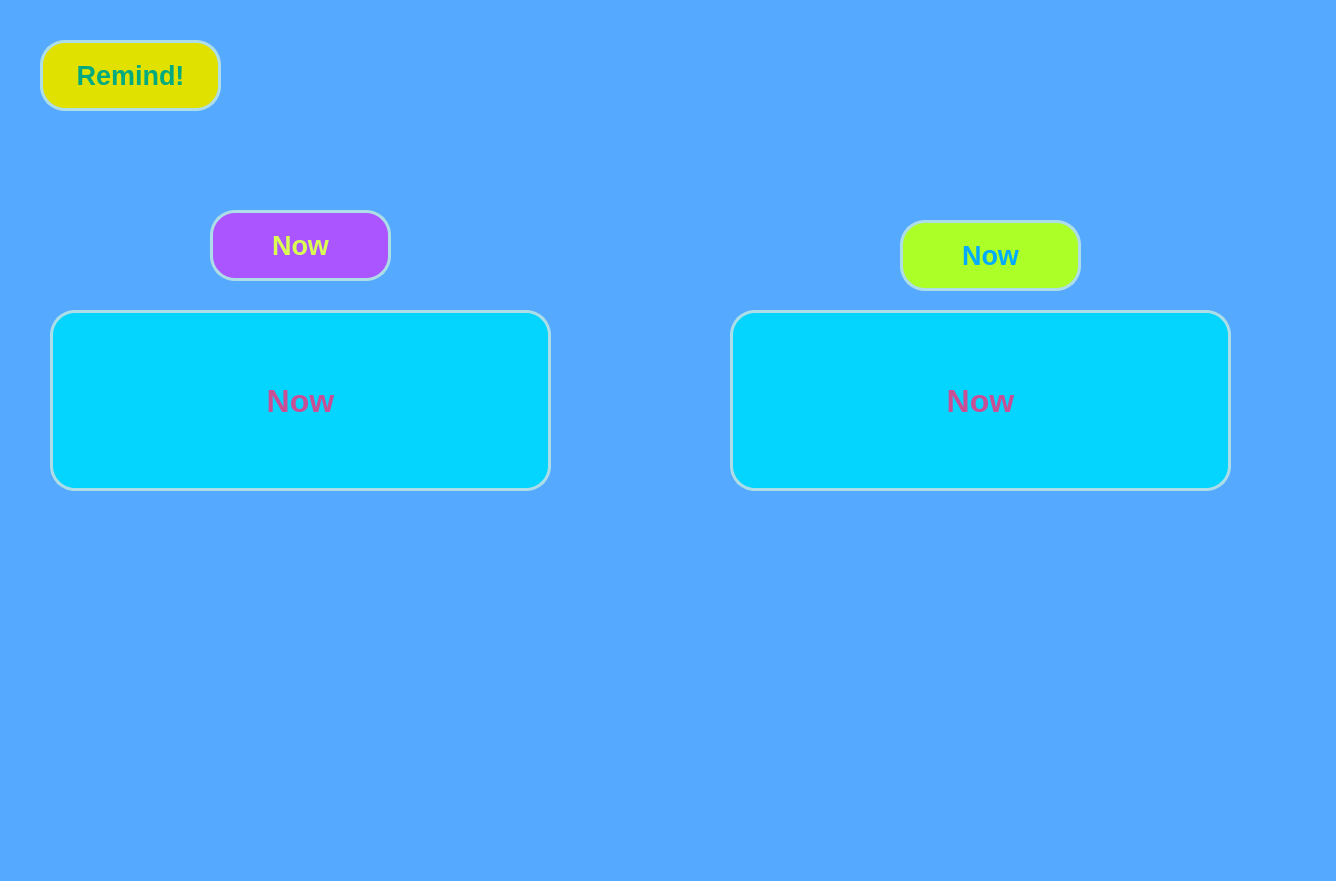
<?xml version="1.0" encoding="UTF-8"?>
<ui version="4.0">
 <class>Dialog</class>
 <widget class="QDialog" name="Dialog">
  <property name="geometry">
   <rect>
    <x>0</x>
    <y>0</y>
    <width>1336</width>
    <height>881</height>
   </rect>
  </property>
  <property name="windowTitle">
   <string>Dialog</string>
  </property>
  <property name="styleSheet">
   <string notr="true">color: rgb(70, 255, 153);
background-color: rgb(85, 170, 255);</string>
  </property>
  <widget class="QLabel" name="label_5">
   <property name="geometry">
    <rect>
     <x>40</x>
     <y>40</y>
     <width>181</width>
     <height>71</height>
    </rect>
   </property>
   <property name="font">
    <font>
     <pointsize>20</pointsize>
     <weight>75</weight>
     <italic>false</italic>
     <bold>true</bold>
    </font>
   </property>
   <property name="styleSheet">
    <string notr="true">* {
	background-color: rgb(225, 225, 0);
color: rgb(0, 170, 127);
border-width: 3px;
border-style: solid;
border-radius: 25px;
border-color: rgb(173, 221, 231);
font: bold;
}
</string>
   </property>
   <property name="text">
    <string>Remind!</string>
   </property>
   <property name="alignment">
    <set>Qt::AlignCenter</set>
   </property>
  </widget>
  <widget class="QLabel" name="label_6">
   <property name="geometry">
    <rect>
     <x>210</x>
     <y>210</y>
     <width>181</width>
     <height>71</height>
    </rect>
   </property>
   <property name="font">
    <font>
     <pointsize>20</pointsize>
     <weight>75</weight>
     <italic>false</italic>
     <bold>true</bold>
    </font>
   </property>
   <property name="styleSheet">
    <string notr="true">* {
	background-color: rgb(170, 85, 255);
color: rgb(218, 255, 82);
border-width: 3px;
border-style: solid;
border-radius: 25px;
border-color: rgb(173, 221, 231);
font: bold;
}
</string>
   </property>
   <property name="text">
    <string>Now</string>
   </property>
   <property name="alignment">
    <set>Qt::AlignCenter</set>
   </property>
  </widget>
  <widget class="QLabel" name="nowPlan">
   <property name="geometry">
    <rect>
     <x>50</x>
     <y>310</y>
     <width>501</width>
     <height>181</height>
    </rect>
   </property>
   <property name="font">
    <font>
     <pointsize>24</pointsize>
     <weight>75</weight>
     <italic>false</italic>
     <bold>true</bold>
    </font>
   </property>
   <property name="styleSheet">
    <string notr="true">* {
	background-color: rgb(3, 213, 255);
color: rgb(200, 78, 149);
border-width: 3px;
border-style: solid;
border-radius: 25px;
border-color: rgb(173, 221, 231);
font: bold;
}
</string>
   </property>
   <property name="text">
    <string>Now</string>
   </property>
   <property name="alignment">
    <set>Qt::AlignCenter</set>
   </property>
  </widget>
  <widget class="QLabel" name="label_7">
   <property name="geometry">
    <rect>
     <x>900</x>
     <y>220</y>
     <width>181</width>
     <height>71</height>
    </rect>
   </property>
   <property name="font">
    <font>
     <pointsize>20</pointsize>
     <weight>75</weight>
     <italic>false</italic>
     <bold>true</bold>
    </font>
   </property>
   <property name="styleSheet">
    <string notr="true">* {
	background-color: rgb(172, 255, 39);
color: rgb(0, 170, 255);
border-width: 3px;
border-style: solid;
border-radius: 25px;
border-color: rgb(173, 221, 231);
font: bold;
}
</string>
   </property>
   <property name="text">
    <string>Now</string>
   </property>
   <property name="alignment">
    <set>Qt::AlignCenter</set>
   </property>
  </widget>
  <widget class="QLabel" name="nextPlan">
   <property name="geometry">
    <rect>
     <x>730</x>
     <y>310</y>
     <width>501</width>
     <height>181</height>
    </rect>
   </property>
   <property name="font">
    <font>
     <pointsize>24</pointsize>
     <weight>75</weight>
     <italic>false</italic>
     <bold>true</bold>
    </font>
   </property>
   <property name="styleSheet">
    <string notr="true">* {
	background-color: rgb(3, 213, 255);
color: rgb(200, 78, 149);
border-width: 3px;
border-style: solid;
border-radius: 25px;
border-color: rgb(173, 221, 231);
font: bold;
}
</string>
   </property>
   <property name="text">
    <string>Now</string>
   </property>
   <property name="alignment">
    <set>Qt::AlignCenter</set>
   </property>
  </widget>
 </widget>
 <resources/>
 <connections/>
</ui>
